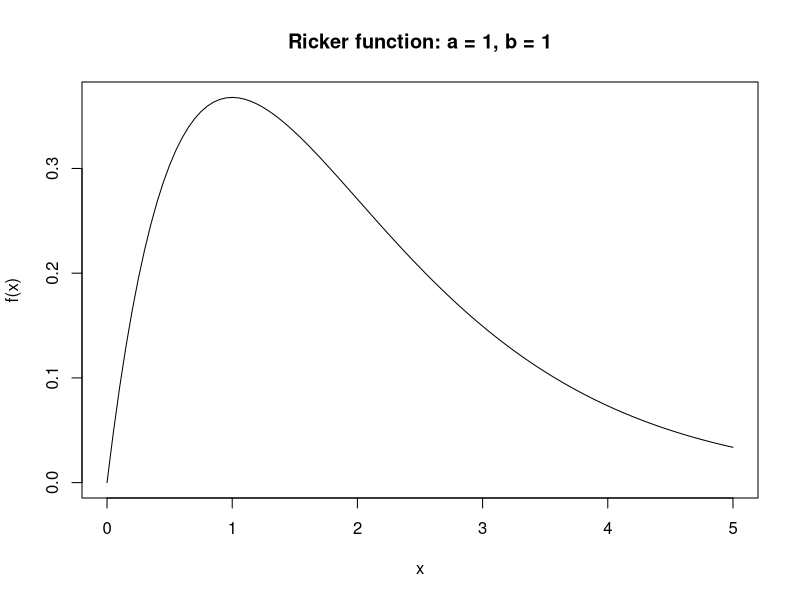
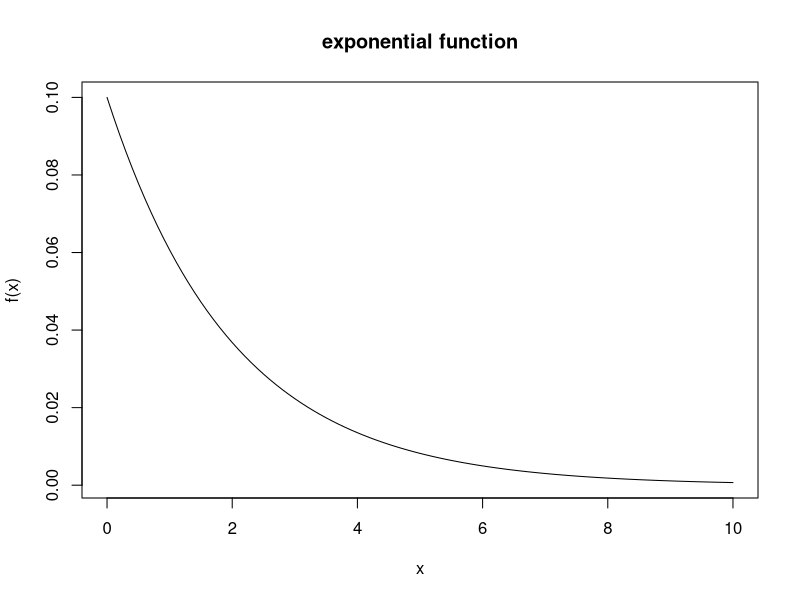
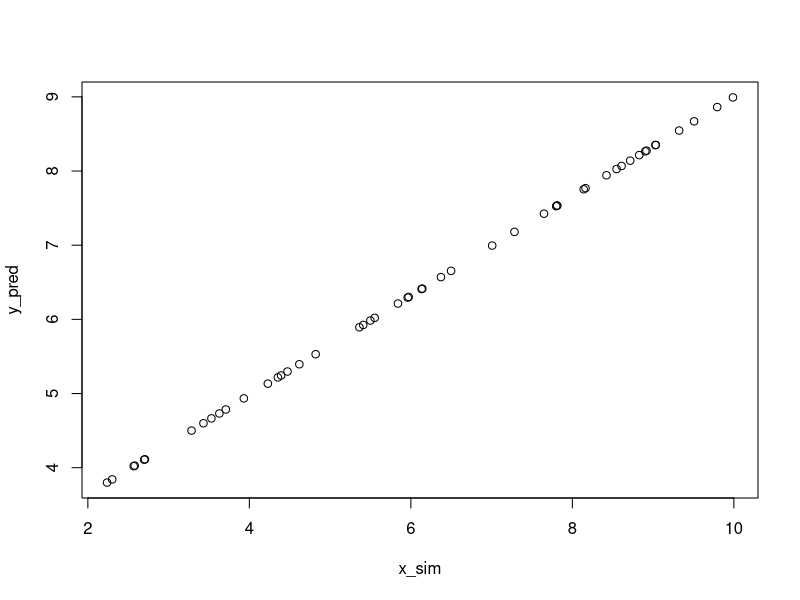
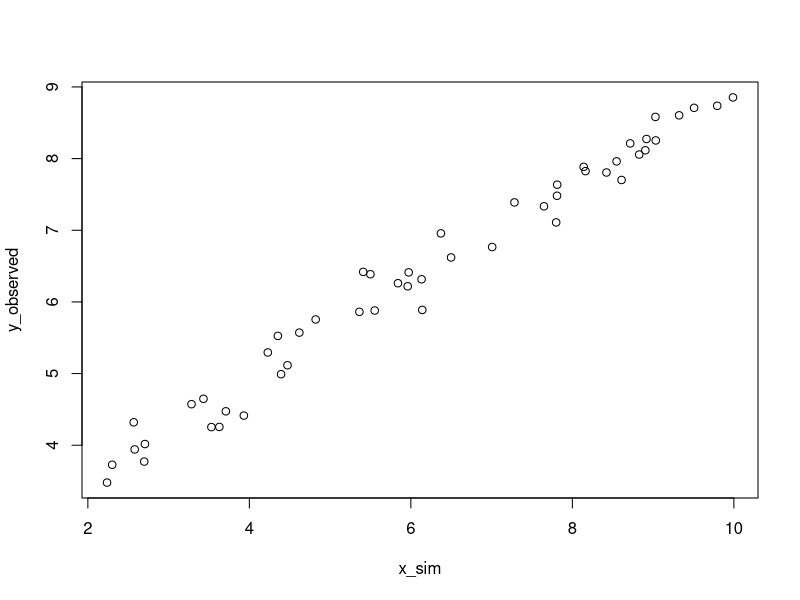
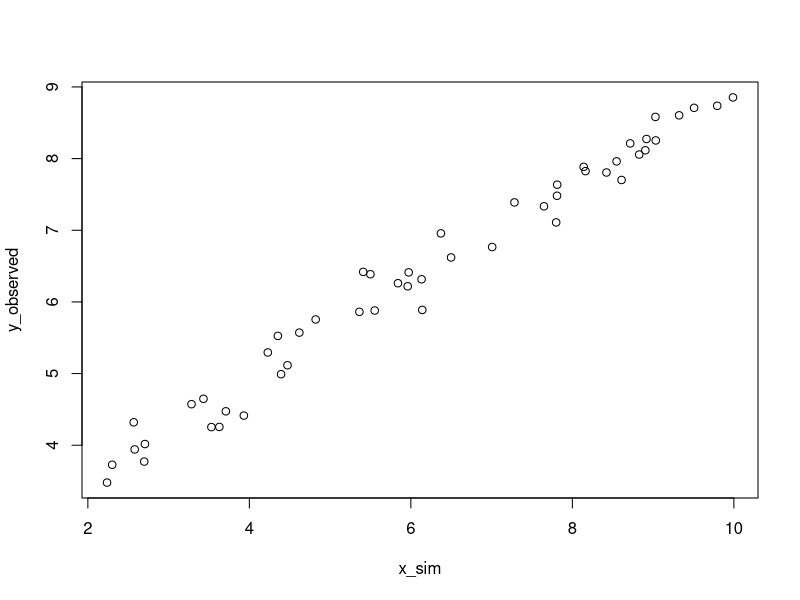
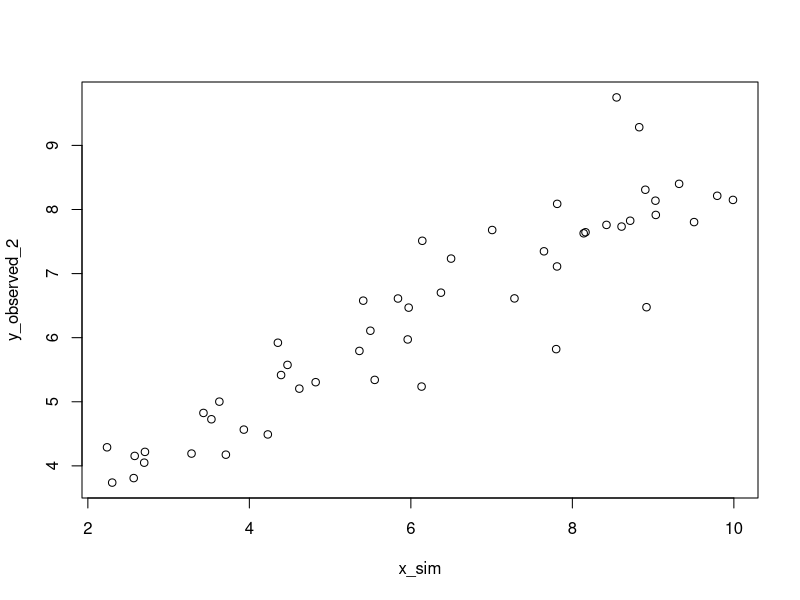
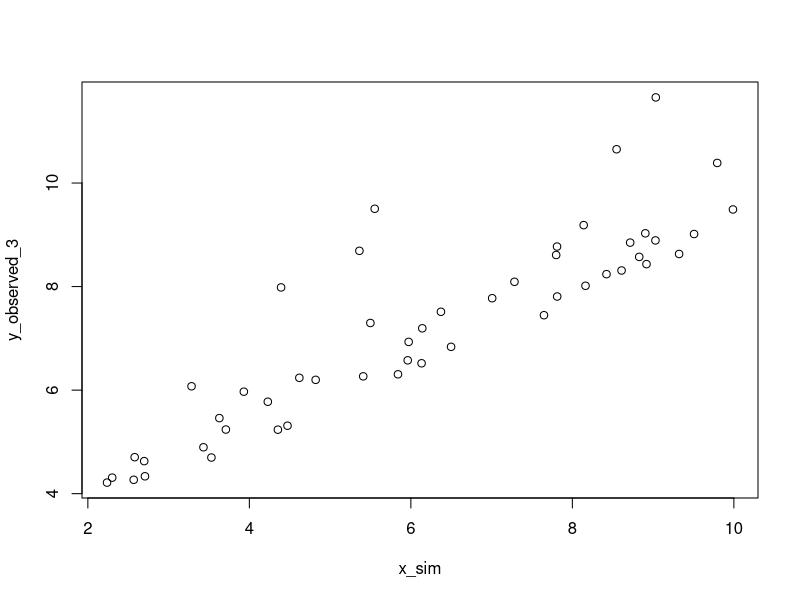
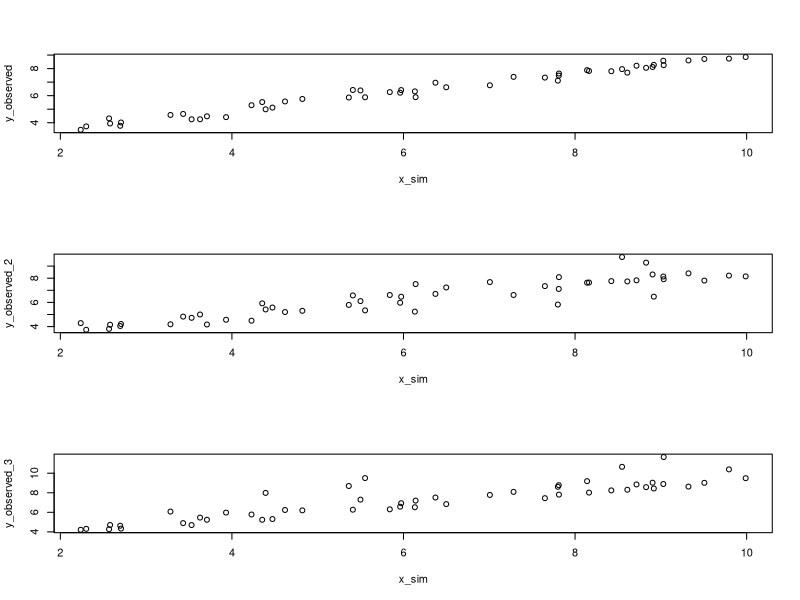

R code for these plots, in order: (Note: this script raises an error after producing the figures.)
#Rickker Function
# f(x)= a * x * e^-b*x
#b is the peak
#a -> determines the initial slope
#a and b together determine the height

#Creating a Ricker Function: 
ricker_fun = function(x, a, b)
{
  return(a * x * exp(-b * x))
}

#from, to --> range of x- values 
#add=FALSE --> creates new plot
curve(
  ricker_fun(x, 1, 1),
  from= 0, to = 5, add = FALSE,
  main = "Ricker function: a = 1, b = 1",
  ylab = "f(x)", xlab = "x")

exp_fun= function(x, a, b) 
{
  return(a * exp(-b * x))
}

curve(
exp_fun(x, 0.1, 0.5),
  from= 0, to = 10, add = FALSE,
  main = "exponential function",
  ylab = "f(x)", xlab = "x")
##### I HAVE QUESTION ABOUT HOW TO MAKE THIS LOOK LIKE THIS

# Seed the RNG so we can reproduce our results
set.seed(1234567)

# Specify the x-range and number of poitns:
n_pts = 50
x_min = 2
x_max = 10

# Generate the x-values
x_sim = runif(n_pts, min = x_min, max = x_max)

param_intercept = 2.3
param_slope = 0.67
y_pred = param_intercept + x_sim * param_slope
plot(x_sim, y_pred)

error_mean = 0
error_sd = 0.25

y_observed = 
  y_pred + 
  rnorm(
    n = n_pts, 
    mean = error_mean, 
    sd = error_sd)
plot(x_sim, y_observed)


error_mean = 0
error_sd = 0.1

y_observed_2 = 
  y_pred + 
  rnorm(
    n = n_pts, 
    mean = error_mean, 
    sd = error_sd * x_sim)
plot(x_sim, y_observed)

plot(x_sim, y_observed_2)
dev.off()

#Trying to use rexp() ***HOW TO MAKE IT WORK? 
y_observed_3=
  y_pred +
  rexp(n = n_pts, rate = 1.2)
plot(x_sim, y_observed_3) 

par(mfrow = c(3, 1))
plot(x_sim, y_observed)
plot(x_sim, y_observed_2)
plot(x_sim, y_observed_3)

par(mfrow = c(3, 1))
hist(y_observed - y_pred, main = "sim data 1", xlab = "observed y=values")
hist(y_observed_2 - y_pred, main = "sim data 2", xlab = "observed y=values")
hist(y_observed_3 - y_pred, main = "sim data 3", xlab = "observed y=values")



plot(dispersal_dat$dist.class, dispersal_dat$disp.rate.ftb)

exp_fun= function(x, a, b) 
{
  return(a * exp(-b * x))
}

curve(
  ylim= c(0,2),
  exp_fun(x, 1.9, 0.1), 
  from = 0, to = 15, add = FALSE, 
  main = "Exponential plots of 4 curves with\ndifferent parameter values ", 
  ylab = "??", xlab = "??", col= "black", lty = "solid")
curve(
  ylim= c(0,2),
  exp_fun(x, 1.2, 0.1), 
  from = 0, to = 15, add = TRUE, 
  main = "Exponential plots of 4 curves with\ndifferent parameter values", 
  ylab = "??", xlab = "??", col = "black", lty = "dotted")
